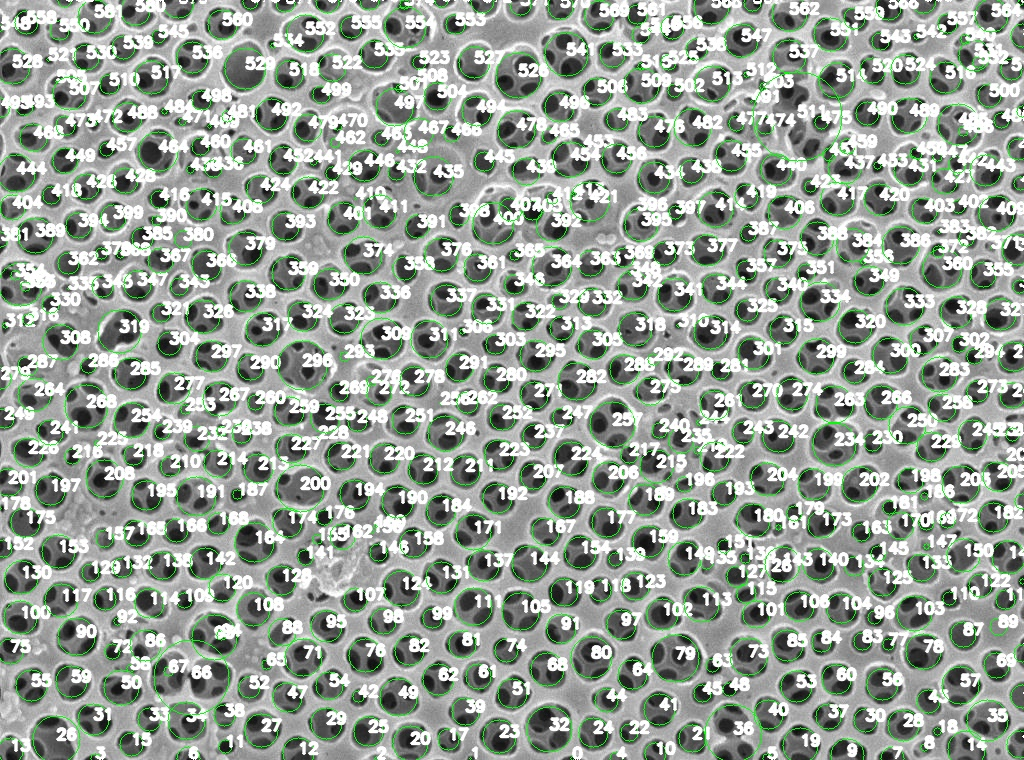
#> input picture dongpo/data/X3- plasma 4min -108.jpg, 1024 x 760 px, given in place of NC 0kjg 1mM - in dodacane 0.5wt% span80 - 7wt% -20x -001.jpg, which was not available
$ python pitch_analysis.py
#> lines starting #> are read from the running program, lines starting #| are printed output that depends on the picture; after the words box and inside, x2 and y2 are one past the last pixel; in counts of white or black regions, pixels touching at a corner belong together; pictures that were not available may be replaced by others from this repository, and a replacement may not be noted
### balls/preprocessing.py
# import the necessary packages
import cv2
import numpy as np

class preprocessor_class():
    ''' do some image processing to make the circle detection easier '''
    def __init__(self, image):
        self.image = image

    def cropping(self, x1=0, x2=1024, y1=0, y2=760):
        ''' crop out the scale bar etc '''
        self.image = self.image[y1:y2, x1:x2]
        total_area = abs((x2-x1)*(y2-y1))
        return total_area


    # [11 lines left out: function splitting_rgb, not called in this run]

    def convert_to_grayscale(self, invert=True, show=True):
        ''' convert image to grayscale for later thresholding'''
        self.image_gray = cv2.cvtColor(self.image, cv2.COLOR_BGR2GRAY)
        if invert is True:
            #  invert the black and white
            self.image_gray = cv2.bitwise_not(self.image_gray)
        if show is True:
            cv2.imshow("Inversed gray image", self.image_gray)
            cv2.waitKey(0)
            cv2.destroyAllWindows()

    # [13 lines left out: function filtering, not called in this run]

    def adjust_contrast_and_brightness(self, alpha=1.8, beta=50, show=True):
        ''' change brightness and contrast '''
        # https://docs.opencv.org/3.4/d3/dc1/tutorial_basic_linear_transform.html
        self.image_gray = self.image_gray*float(alpha) + beta
        # to prevent wrapping by unit8, use np.clip
        # https://stackoverflow.com/questions/7547557/numpy-uint8-pixel-wrapping-solution
        self.image_gray = np.clip(self.image_gray, 0, 255)
        self.image_gray = self.image_gray.astype('uint8')

        if show is True:
            cv2.imshow("Adjusted Contrast and brightness", self.image_gray)
            cv2.waitKey(0)
            cv2.destroyAllWindows()

    def convert_to_binary(self, method='normal', thresh=100, block_size=5, C_value=2, show=True):
        # https://docs.opencv.org/3.4/d7/d4d/tutorial_py_thresholding.html
        # Convert grayscale image to binary
        # Can try adaptive thresholding and otsu
        if method == 'normal':
            (retVal, self.image_bw) = cv2.threshold(self.image_gray, thresh, 255, cv2.THRESH_BINARY | cv2.THRESH_OTSU)
        elif method == 'adaptive':
            # Block Size - 	Size of a pixel neighborhood that is used to calculate a threshold value for the pixel: 3, 5, 7, and so on.
            # C -	Constant subtracted from the mean or weighted mean (see the details below). Normally, it is positive but may be zero or negative as well.
            self.image_bw = cv2.adaptiveThreshold(self.image_gray, 255, cv2.ADAPTIVE_THRESH_GAUSSIAN_C, cv2.THRESH_BINARY, block_size, C_value)
        elif method == 'otsu':
            (retVal, self.image_bw) = cv2.threshold(self.image_gray, 0, 255, cv2.THRESH_BINARY + cv2.THRESH_OTSU)

        if show is True:
            cv2.imshow("Binary image", self.image_bw)
            cv2.waitKey(0)
            cv2.destroyAllWindows()


    def morphologrical_transformation(self, kernel_size=1, steps=['closing', 'opening'], show=True):
        ''' operations based on the image shape: Dialation, erosion etc, '''
        #  https://docs.opencv.org/3.0-beta/doc/py_tutorials/py_imgproc/py_morphological_ops/py_morphological_ops.html
        # WARNING: this is the value that changes based on image basis
        #   depending on the scale bar, the kernal size should change accordingly
        kernel = np.ones((kernel_size, kernel_size),np.uint8)

        for step in steps:
            if step == 'erosion':
                # eroding to splitting up the connected holes
                self.image_bw = cv2.erode(self.image_bw, kernel, iterations=1)
            elif step == 'dilation':
                # increases the white region in the image or size of foreground object increases.
                self.image_bw = cv2.dilate(self.image_bw,kernel, iterations=1)
            elif step == 'closing':
                # closing to remove small holes inside the foreground objects: Dilation followed by Erosion.
                self.image_bw = cv2.morphologyEx(self.image_bw, cv2.MORPH_CLOSE, kernel)
            elif step == 'opening':
                # opening to remove noise: another name of Erosion followed by Dilation
                self.image_bw = cv2.morphologyEx(self.image_bw, cv2.MORPH_OPEN, kernel)

        if show is True:
            cv2.imshow("Morphological Transformation", self.image_bw)
            cv2.waitKey(0)
            cv2.destroyAllWindows()


# [22 lines that do not run on import are left out]

### dongpo/contour_detect.py
# import the necessary packages
import cv2
import numpy as np
from preprocessing import preprocessor_class
import pandas as pd


class contour_detector_class():
    ''' find the contours and find circles '''
    def __init__(self, image_bw, image_output):
        self.image_bw = image_bw
        self.image_output = image_output

    def find_contours(self):
        ''' detect countours on bw image'''
        self.contours, hierarchy = cv2.findContours(self.image_bw, cv2.RETR_TREE,cv2.CHAIN_APPROX_SIMPLE)

    def filter_contours(self, method='distribution', excluding_portion = 0.01, upper_k=5, lower_k=0.1):
        ''' use this to filter out the area that is too big or too small'''
        contour_areas = [cv2.contourArea(contour) for contour in self.contours]
        #  create a numpy array for outlier analysis
        contour_areas_np = np.array(contour_areas)
        average_area = np.average(contour_areas_np)
        contour_areas_np.sort()
        if method == 'distribution':
            ''' removing the percentage of population as the outlier '''
            upper_area_bound = contour_areas_np[int(len(contour_areas_np)*(1-excluding_portion))]
            lower_area_bound = contour_areas_np[int(len(contour_areas_np)*(excluding_portion))]
        elif method == 'absolute_area':
            ''' using distance from average area to define the outlier '''
            upper_area_bound = average_area*upper_k
            lower_area_bound = average_area*lower_k

        contours_to_remove = []
        # remove the contours with area too large or too small
        for i, area in enumerate(contour_areas):
            if area <= lower_area_bound:
                contours_to_remove.append(i)
            if area >= upper_area_bound:
                contours_to_remove.append(i)
        # this is the contours after removal
        self.contours = [contour for i, contour in enumerate(self.contours) if i not in contours_to_remove]
        contour_areas = [cv2.contourArea(contour) for contour in self.contours]
        return contour_areas

    def find_bounding_circles(self, annotation=False, show=True):
        ''' find the minimum enclosing circles around the contour and record the radius etc'''
        number_of_circle = 0
        radii_pixel = []
        centers_pixel = []
        for contour in self.contours:
                #  Find and draw Minimum Enclosing Circle
                #  https://docs.opencv.org/3.1.0/dd/d49/tutorial_py_contour_features.html
                number_of_circle += 1
                (x,y),radius = cv2.minEnclosingCircle(contour)
                center = (int(x),int(y))
                centers_pixel.append([center[0], center[1]])
                radius = int(radius)
                radii_pixel.append(radius)

                # draw circles on output image
                cv2.circle(self.image_output,center,radius,(0,255,0),1)
                if annotation is True:
                    #  annotation
                    font = cv2.FONT_HERSHEY_SIMPLEX
                    cv2.putText(self.image_output,str(number_of_circle),center, font, 0.5,(255,255,255),2,cv2.LINE_AA)

        if show is True:
            cv2.imshow("Circles", self.image_output)
            cv2.waitKey(0)
            cv2.destroyAllWindows()

        return centers_pixel, radii_pixel

    def draw_circles(self, circle):
        cv2.circle(self.image_output,(circle['x'], circle['y']),circle['r'],(0,0,255),1)

    # two other helper functions
    # collision detection -- if two circles are overlapping, remove the bigger circle
    # [46 lines left out: functions collision_detection, circle_dropout, not called in this run]

# [22 lines that do not run on import are left out]

### balls/pitch_analysis.py
# import the necessary packages
import numpy as np
import cv2
from scale_bar_utility import scale_bar_finder_class
from preprocessing import preprocessor_class
from contour_detect import contour_detector_class

# import matplotlib.pyplot as plt

folder_name = r"C:\Users\My Pc\Desktop\20190305 - MCNC 0kjg 1mM"
image_name = 'MCNC 0kjg 1mM - in dodacane 0.5wt% span80 - 7wt% -20x -001'
image_path = r'{}\{}.jpg'.format(folder_name, image_name)
print(image_path)
# load the image
image = cv2.imread(image_path)
#> image is the input picture: shape (760, 1024, 3); mean B, G, R 150.3, 160.9, 150.2

# NOTE: find scale bar -- making it a bit slow?
# scale_bar_finder = scale_bar_finder_class(image)
# number of pixels per micron/nanometer --
# scale_bar = scale_bar_finder.draw_scale_bar()

#  NOTE: preprocessing, convert to binary image for feature extraction
preprocessor = preprocessor_class(image)
total_area = preprocessor.cropping()
#> total_area = 778240
preprocessor.convert_to_grayscale()
#> in convert_to_grayscale, `self.image_gray = cv2.bitwise_not(self.image_gray)`:
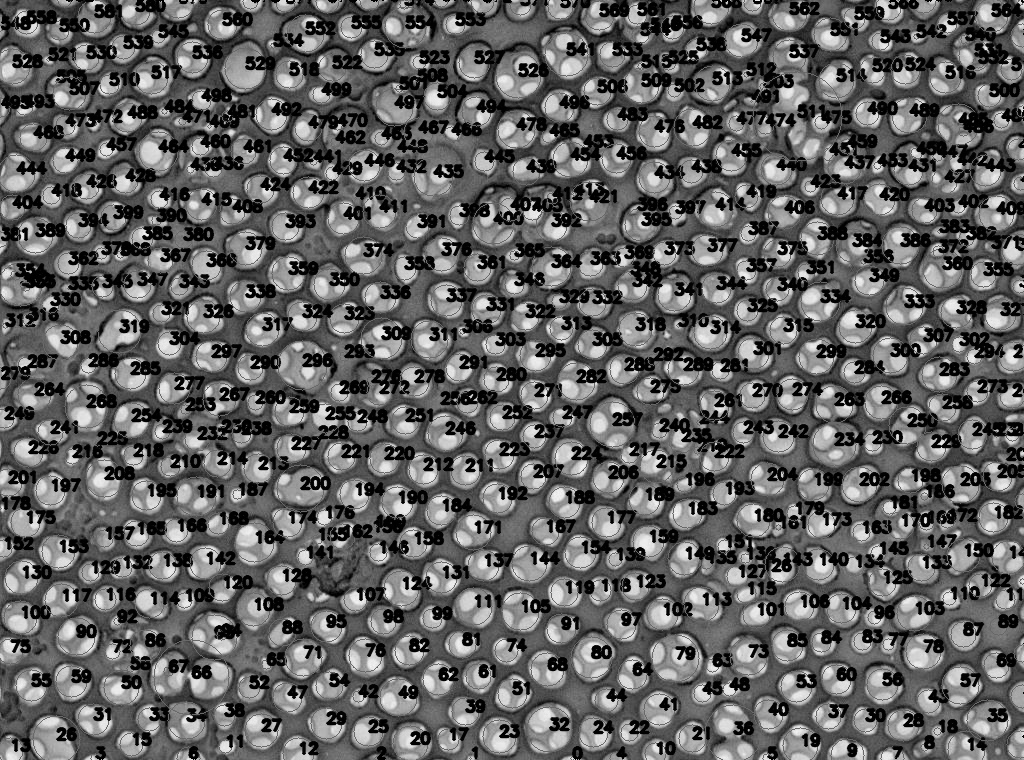
#> self.image_gray: shape (760, 1024); min 0, max 246, mean 98.5
# [23 lines of commented-out code are left out]
preprocessor.adjust_contrast_and_brightness(alpha=4, beta=-125)
preprocessor.adjust_contrast_and_brightness(alpha=0.8, beta=0)
#> call 2 of adjust_contrast_and_brightness, with alpha = 0.8, beta = 0, show = True
#> in adjust_contrast_and_brightness (call 2), `self.image_gray = self.image_gray*float(alpha) + beta`:
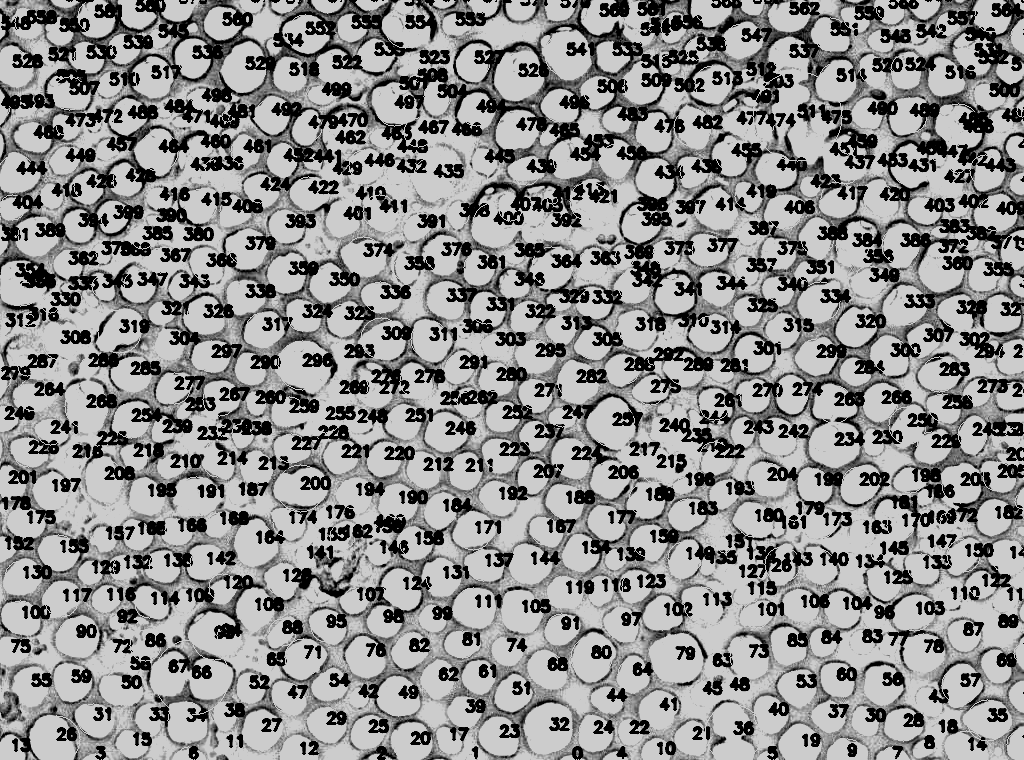
#> self.image_gray: shape (760, 1024) float64; min 0, max 204, mean 141.1


preprocessor.convert_to_binary(method='normal', thresh=100, block_size=5, C_value=2)
#> in convert_to_binary, `(retVal, self.image_bw) = cv2.threshold(self.image_gray, thresh, 255, ..`:
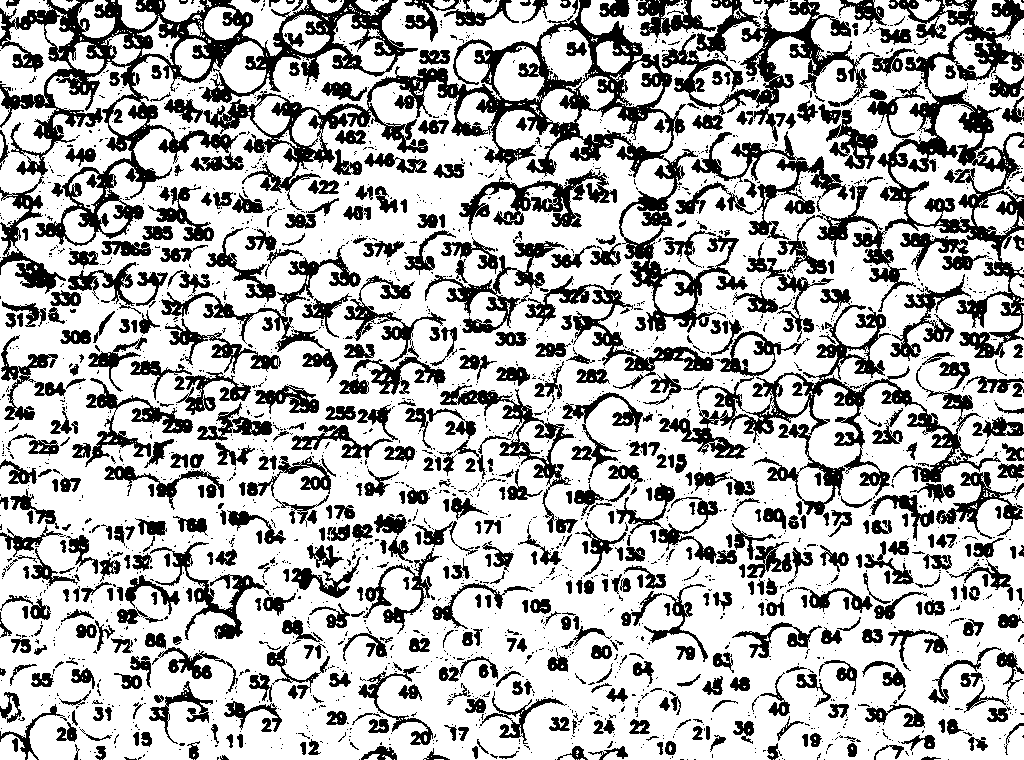
#> self.image_bw: shape (760, 1024); 70.7% white; 2371 black regions (1768 under 20 px), largest, box (x1, y1, x2, y2) and area: (0, 0, 418, 294) 22591, (164, 0, 748, 333) 21972, (816, 0, 1024, 358) 15023
#> in convert_to_binary, `(retVal, self.image_bw) = cv2.threshold(self.image_gray, thresh, 255, ..`: retVal = 104
preprocessor.morphologrical_transformation(kernel_size=3, steps=['erosion', 'erosion', 'erosion', 'closing', 'opening', 'dilation', 'dilation', ])
#> after the loop in morphologrical_transformation, `for step in steps:`:
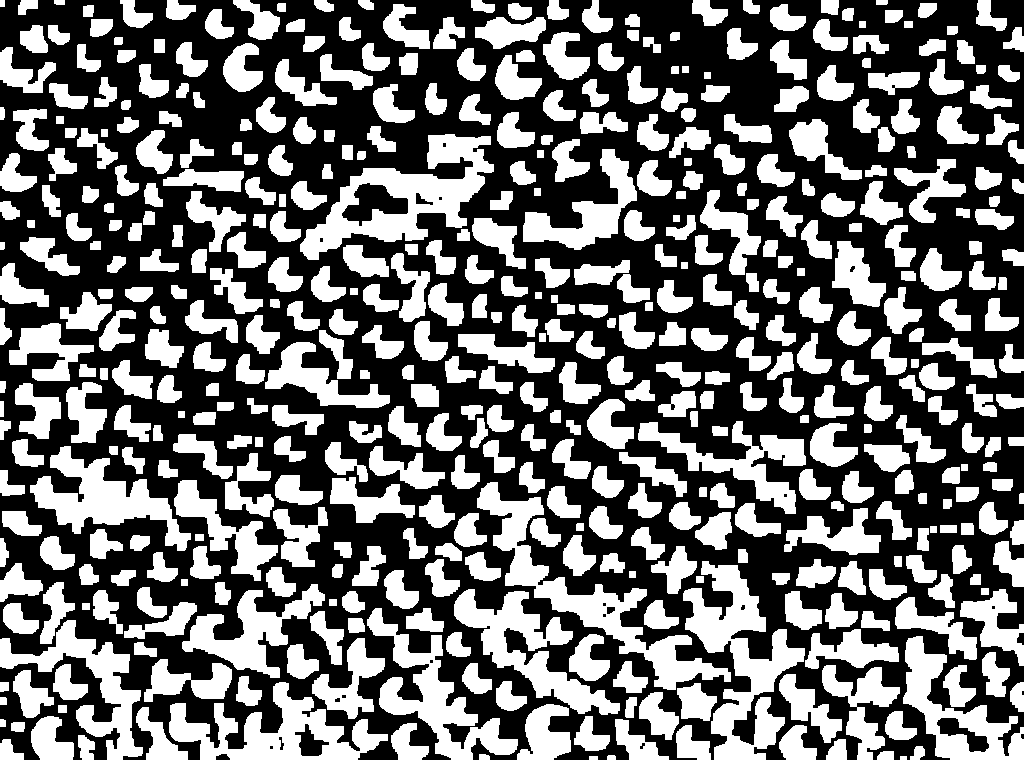
#> self.image_bw: shape (760, 1024); 42.6% white; 496 white regions

# NOTE: for the bigger holes  e.g. C3 - top view -03.jpg
# preprocessor.adjust_contrast_and_brightness(alpha=4, beta=-400)
# preprocessor.convert_to_binary(method='normal', thresh=100, block_size=5, C_value=2)
# preprocessor.morphologrical_transformation(kernel_size=3, steps=['erosion', 'dilation', 'erosion', 'closing', 'opening', 'dilation', ])


image = preprocessor.image
#  create a copy of the original image for displaying the holes
image_output = image.copy()
image_bw = preprocessor.image_bw

#  NOTE: contour detection and drawing circles
contour_detector = contour_detector_class(image_bw, image_output)
contour_detector.find_contours()
#> in find_contours, `self.contours, hierarchy = cv2.findContours(self.image_bw, cv2.RETR_TR..`: self.contours = 518 contours, 12 with area under 20; largest, box (x1, y1, x2, y2) and area: (300, 134, 494, 260) 10095, (683, 561, 805, 760) 8676, (477, 482, 731, 690) 8309, (169, 682, 388, 760) 7266, (454, 589, 620, 715) 6133
# Warning: one parameter to change
contour_areas = contour_detector.filter_contours(method='distribution', excluding_portion=0.1)
#> in filter_contours, `contour_areas = [cv2.contourArea(contour) for contour in self.contours]`: contour_areas = 518 values, max 10095 at index 397, min 14 at index 28, mean 597.7
#> in filter_contours, `contour_areas_np = np.array(contour_areas)`: contour_areas_np has the same summary as contour_areas
#> in filter_contours, `average_area = np.average(contour_areas_np)`: average_area = 597.7
#> in filter_contours, `upper_area_bound = contour_areas_np[int(len(contour_areas_np)*(1-exclu..`: upper_area_bound = 1026.5
#> in filter_contours, `lower_area_bound = contour_areas_np[int(len(contour_areas_np)*(excludi..`: lower_area_bound = 48
#> the loop in filter_contours, `for i, area in enumerate(contour_areas):` made 518 passes
#> area on passes 2 to 4: 24, 31, 46
#> after the loop in filter_contours, `for i, area in enumerate(contour_areas):`: contours_to_remove = 105 values from 0 to 517
#> in filter_contours, `self.contours = [contour for i, contour in enumerate(self.contours) if..`: self.contours = 413 contours; largest, box (x1, y1, x2, y2) and area: (383, 4, 430, 49) 1018, (0, 263, 49, 307) 1004, (124, 602, 197, 639) 1000, (639, 692, 679, 740) 991, (20, 237, 80, 276) 990
#> in filter_contours, `contour_areas = [cv2.contourArea(contour) for contour in self.contours]`: contour_areas = 413 values, max 1018.5 at index 396, min 48.5 at index 81, mean 411.6
centers_pixel, radii_pixel = contour_detector.find_bounding_circles(show=False)
#> the loop in find_bounding_circles, `for contour in self.contours:` made 413 passes
#> (x, y, radius, center) on passes 2 to 4: (916, 752.5, 8, (916, 752)), (836, 749.5, 13, (836, 749)), (11.5, 750.5, 14, (11, 750))
#> after the loop in find_bounding_circles, `for contour in self.contours:`:
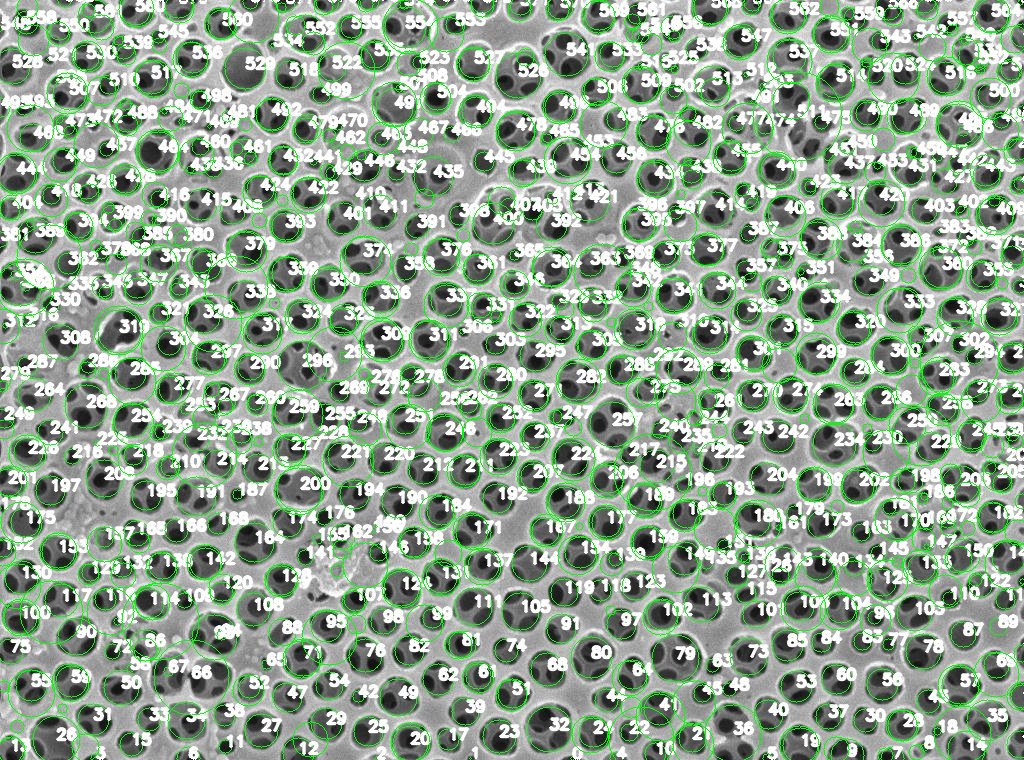
#> self.image_output: shape (760, 1024, 3); 4.29% of pixels changed, all inside (x1, y1, x2, y2) = (0, 0, 1024, 760)
#> after the loop in find_bounding_circles, `for contour in self.contours:`: centers_pixel = 413 pairs, first value 2 to 1020, second value 4 to 755; number_of_circle = 413; radii_pixel = 413 values, max 40 at index 184, min 4 at index 81, mean 15.16
image_output = contour_detector.image_output

# Convert pixel into real unit
#> (the run stopped early here; a loop or call above may not have finished)
